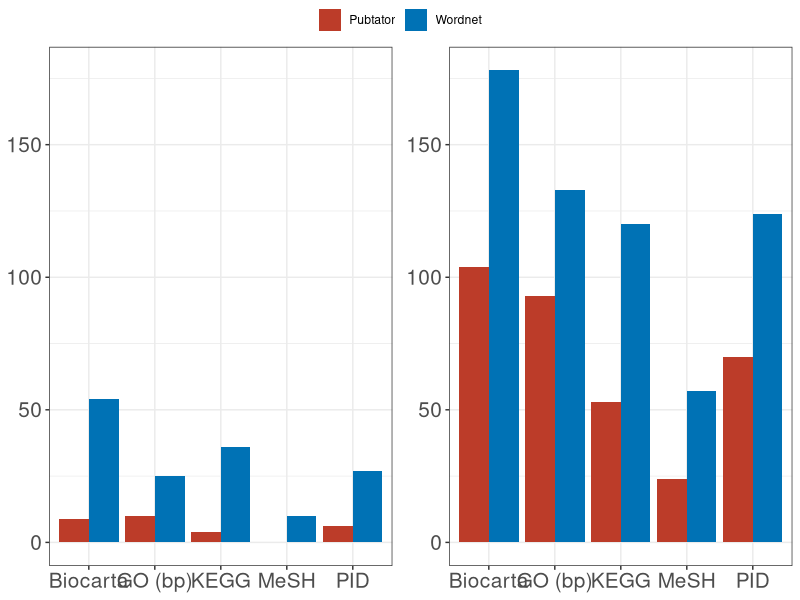

Generate this figure with R:
library("ggplot2")
library("ggsci")

if(!require('ggpubr')) {
  install.packages('ggpubr')
  library('ggpubr')
}

# Considering P-Value for significancy
sets_counts_per_concept_set <- c(10, 0, 54, 9, 36, 4, 25, 10, 27, 6)

concept_set_name <- rep(c('MeSH', 'Biocarta', 'KEGG', 'GO (bp)', 'PID'), each = 2)
sets_counts_per_concept_set2 <- c(57, 24, 178, 104, 120, 53, 133, 93, 124, 70)

subgroup <- rep(c("Wordnet", "Pubtator"))

data <- data.frame(sets_counts_per_concept_set, concept_set_name, subgroup)


p1 <- ggplot(data, aes(x = concept_set_name,
           y = sets_counts_per_concept_set,
           fill = subgroup)) +
            geom_bar(stat = "identity", position = "dodge") +
            scale_fill_nejm() + theme_bw() +
            theme(axis.title.x = element_blank(), 
                  axis.title.y = element_blank(), 
                  axis.text = element_text(size = 15)) +
            labs(color = NULL) +
            guides(fill = guide_legend(title = NULL)) +
            ylim(0, max(sets_counts_per_concept_set, sets_counts_per_concept_set2))

#Rregardless of P-Value for Significancy 

sets_counts_per_concept_set2 <- c(57, 24, 178, 104, 120, 53, 133, 93, 124, 70)

data2 <- data.frame(sets_counts_per_concept_set2, concept_set_name, subgroup)

p2 <- ggplot(data2, aes(x = concept_set_name,
           y = sets_counts_per_concept_set2,
           fill = subgroup)) +
            geom_bar(stat = "identity", position = "dodge") +
            scale_fill_nejm() + theme_bw() +
            theme(axis.title.x = element_blank(), 
                  axis.title.y = element_blank(), 
                  axis.text = element_text(size = 15)) +
            guides(fill = guide_legend(title = NULL)) +
            ylim(0, max(sets_counts_per_concept_set, sets_counts_per_concept_set2))


print(ggarrange(p1, p2, common.legend = TRUE))
